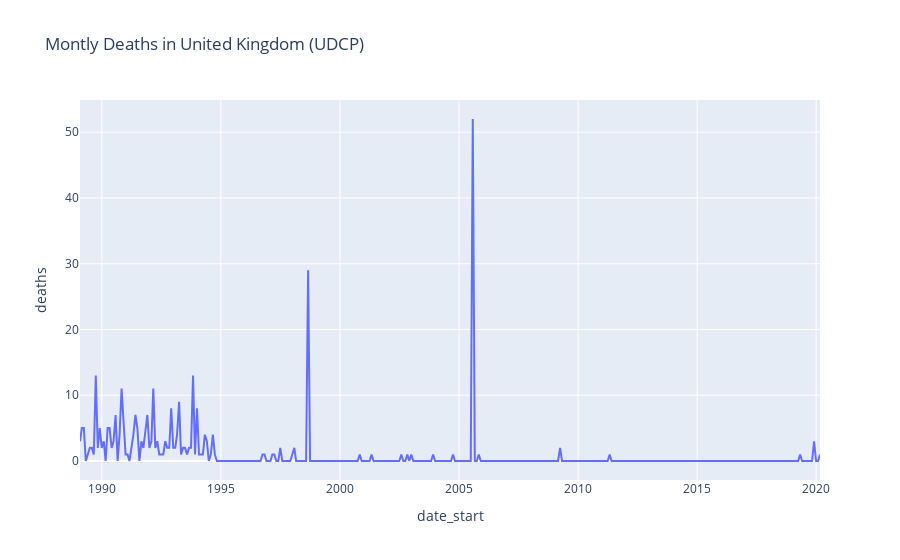

Here is the notebook cell this chart was saved with:
### Code cell
# choose country (can use the one picked by random choice above)
isocode_choice = random_country #'BFA' #'NIC'
country_choice = pc.countries.get(alpha_3=isocode_choice).name # 'Burkina Faso' 'Nicaragua'
print(country_choice)

# filter to country
ucdp_cntry = ucdp[ucdp['country']==country_choice]
merged_cntry = merged[merged['isocode']==isocode_choice]

# date range
print('date range:', ucdp_cntry.date_start.min(), 'to', ucdp_cntry.date_start.max())
print('date range:', merged_cntry.month_year.min(), 'to', merged_cntry.month_year.max())

# set index to date
ucdp_cntry = ucdp_cntry.set_index('date_start')
merged_cntry = merged_cntry.set_index('month_year')

# check length before resampling
print('length ucdp pre resample:', len(ucdp_cntry))
print('length merged pre resample:', len(merged_cntry))

# resample to monthly (for most countries, this is the same as the original data in the merged dataset)
ucdp_cntry = ucdp_cntry.resample('M')[[TARGET]].sum()
merged_cntry = merged_cntry.resample('M')[[TARGET]].sum()

# check length after resampling
print('length ucdp post resample:', len(ucdp_cntry))
print('length merged post resample:', len(merged_cntry))

# plot histogram of deaths (not so interesting for mered dataset as mostly zeros)
ucdp_cntry[TARGET].hist(bins=100)
plt.title(f'Histogram of deaths in {country_choice} (UCDP)')
plt.show()

# plot timeseries of deaths and the monthly change (pure difference, not percentage change) in deaths
#print(ucdp_cntry[TARGET].diff().mean().round(3)) # show mean monthly change
fig, ax = plt.subplots(figsize=(20, 6))
ax = ucdp_cntry[TARGET].plot(ax=ax, color='blue', label='Deaths')
ax = ucdp_cntry[TARGET].diff().plot(ax=ax, color='red', label='Difference in deaths from prev month')
plt.title(f'Montly Deaths in {country_choice} (UCDP)')
fig.legend()
fig.show()

# show timeseries of deaths that can be zoomed into
ix_start = int(np.random.uniform(0, ucdp_cntry.shape[0] - 1000))
ix_end = ix_start + 1000
_cntry_ts = ucdp_cntry.copy()#iloc[ix_start:ix_end]
px.line(_cntry_ts.reset_index(), x="date_start", y=TARGET, title=f"Montly Deaths in {country_choice} (UDCP)")

### Figure 1 — Plotly figure (JSON) as saved in the notebook; plotly's stock layout.template omitted (floating-point values rounded to 4 significant figures; data arrays with more than 128 entries replaced by an {"elided": "..."} marker saying what was removed)
{"data": [{"hovertemplate": "date_start=%{x}<br>deaths=%{y}<extra></extra>", "legendgroup": "", "line": {"color": "#636efa", "dash": "solid"}, "marker": {"symbol": "circle"}, "mode": "lines", "name": "", "orientation": "v", "showlegend": false, "type": "scatter", "x": {"elided": "374 str values"}, "xaxis": "x", "y": {"elided": "374 int values"}, "yaxis": "y"}], "layout": {"legend": {"tracegroupgap": 0}, "title": {"text": "Montly Deaths in United Kingdom (UDCP)"}, "xaxis": {"anchor": "y", "domain": [0, 1], "title": {"text": "date_start"}}, "yaxis": {"anchor": "x", "domain": [0, 1], "title": {"text": "deaths"}}}}
